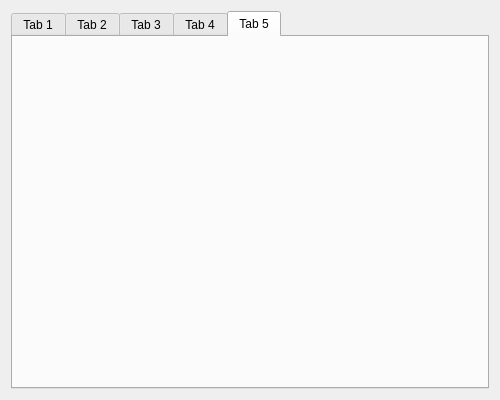
<?xml version="1.0" encoding="UTF-8"?>
<ui version="4.0">
 <class>MainWidget</class>
 <widget class="QWidget" name="MainWidget">
  <property name="geometry">
   <rect>
    <x>0</x>
    <y>0</y>
    <width>500</width>
    <height>400</height>
   </rect>
  </property>
  <property name="windowTitle">
   <string>MainWidget</string>
  </property>
  <layout class="QVBoxLayout" name="verticalLayout">
   <item>
    <widget class="QTabWidget" name="tabWidget">
     <property name="currentIndex">
      <number>4</number>
     </property>
     <widget class="QWidget" name="pTab1">
      <attribute name="title">
       <string>Tab 1</string>
      </attribute>
     </widget>
     <widget class="QWidget" name="pTab2">
      <attribute name="title">
       <string>Tab 2</string>
      </attribute>
     </widget>
     <widget class="QWidget" name="pTab3">
      <attribute name="title">
       <string>Tab 3</string>
      </attribute>
     </widget>
     <widget class="QWidget" name="pTab4">
      <attribute name="title">
       <string>Tab 4</string>
      </attribute>
     </widget>
     <widget class="QWidget" name="pTab5">
      <attribute name="title">
       <string>Tab 5</string>
      </attribute>
     </widget>
    </widget>
   </item>
  </layout>
 </widget>
 <resources/>
 <connections/>
</ui>
